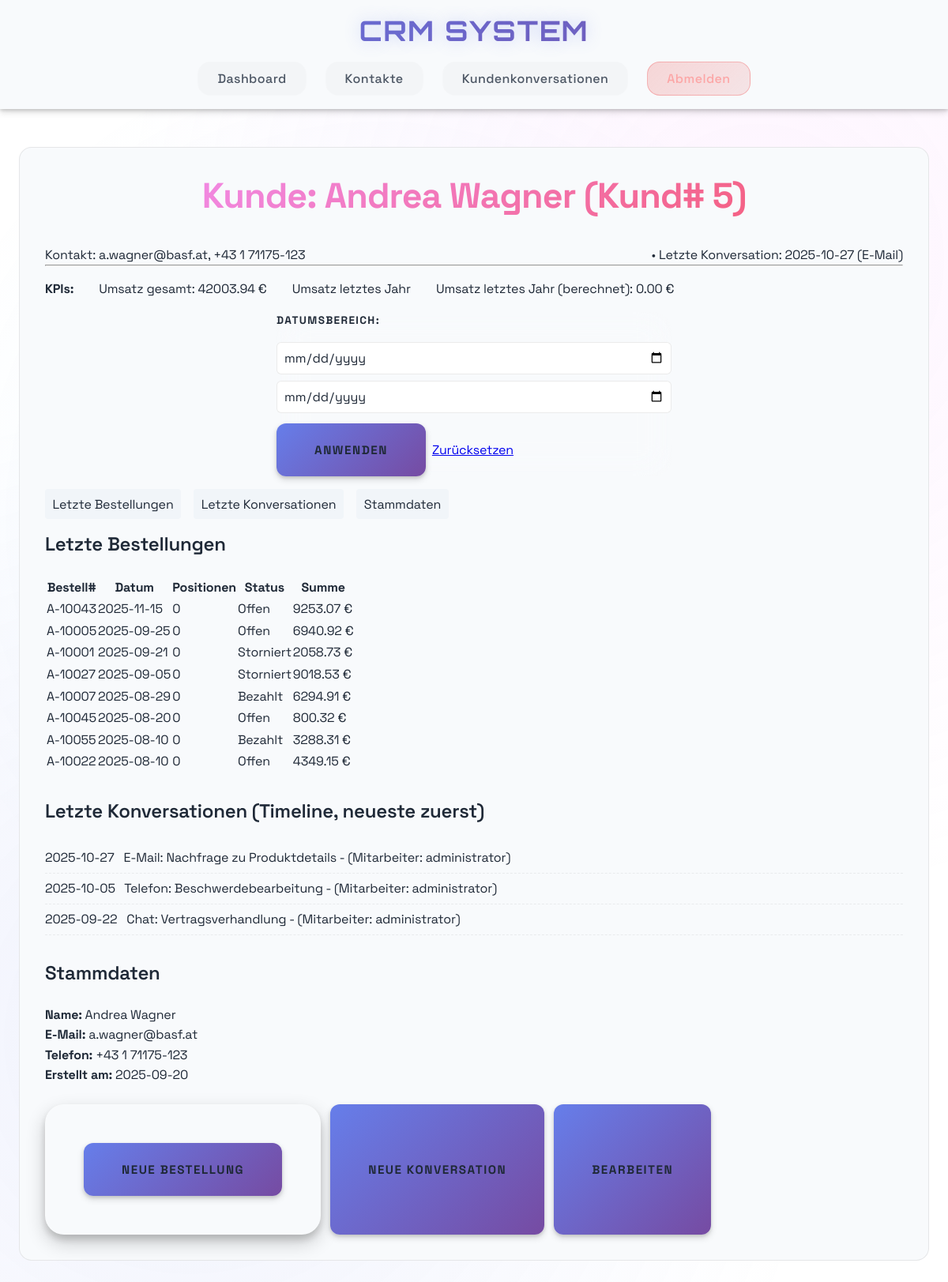
/customers/5 (signed in), run on the app's committed database.
### models.py (models this page shows)
class Customer(db.Model):
    __tablename__ = "customers"
    id = db.Column(Integer, primary_key=True, autoincrement=True)
    first_name = db.Column(String(100), nullable=False)
    last_name = db.Column(String(100), nullable=False)
    email = db.Column(String(255), unique=True)
    phone = db.Column(String(50))
    created_at = db.Column(DateTime, default=datetime.utcnow, nullable=False)
    orders = db.relationship("Order", back_populates="customer", cascade="all, delete-orphan")
    conversations = db.relationship("Conversation", back_populates="customer", cascade="all, delete-orphan")

class Conversation(db.Model):
    __tablename__ = "conversations"
    id = db.Column(Integer, primary_key=True, autoincrement=True)
    customer_id = db.Column(Integer, ForeignKey("customers.id", ondelete="CASCADE"), nullable=False)
    user_id = db.Column(Integer, ForeignKey("users.id"))
    channel = db.Column(
        SAEnum("Telefon", "E-Mail", "Meeting", "Chat", name="conversation_channel", native_enum=False, create_constraint=True, validate_strings=True),
        nullable=False,
    )
    subject = db.Column(String(255))
    notes = db.Column(Text)
    conversation_time = db.Column(DateTime, nullable=False)
    customer = db.relationship("Customer", back_populates="conversations")
    user = db.relationship("User", back_populates="conversations")
    __table_args__ = (
        Index("idx_conversations_time", "conversation_time"),
        Index("idx_conversations_customer_time", "customer_id", "conversation_time"),
    )

class Order(db.Model):
    __tablename__ = "orders"
    id = db.Column(Integer, primary_key=True, autoincrement=True)
    customer_id = db.Column(Integer, ForeignKey("customers.id", ondelete="CASCADE"), nullable=False)
    order_date = db.Column(DateTime, nullable=False)
    status = db.Column(
        SAEnum("Offen", "Bezahlt", "Storniert", name="order_status", native_enum=False, create_constraint=True, validate_strings=True),
        nullable=False,
        default="Offen",
    )
    total_amount = db.Column(Numeric(10, 2), nullable=False)
    customer = db.relationship("Customer", back_populates="orders")
    items = db.relationship("OrderItem", back_populates="order", cascade="all, delete-orphan")
    __table_args__ = (
        Index("idx_orders_date", "order_date"),
        Index("idx_orders_customer_date", "customer_id", "order_date"),
    )

class User(db.Model):
    __tablename__ = "users"
    id = db.Column(Integer, primary_key=True, autoincrement=True)
    name = db.Column(String(100), nullable=False)
    email = db.Column(String(255), unique=True)
    password_hash = db.Column(String(255))
    role = db.Column(
        SAEnum("Schüler", "Lehrer", "Admin", name="user_role", native_enum=False, create_constraint=True, validate_strings=True),
        nullable=True,
        default="Schüler",
    )
    conversations = db.relationship("Conversation", back_populates="user")

### app.py (the view)
@app.route('/customers/<int:customer_id>')
@login_required
def customer_detail(customer_id):
    from datetime import datetime, timedelta
    from sqlalchemy import func
    customer = Customer.query.get_or_404(customer_id)
    start_str = request.args.get('start')
    end_str = request.args.get('end')
    start_dt = None
    end_dt = None
    try:
        if start_str:
            start_dt = datetime.fromisoformat(start_str)
        if end_str:
            end_dt = datetime.fromisoformat(end_str)
            end_dt = end_dt + timedelta(hours=23, minutes=59, seconds=59)
    except Exception:
        start_dt = None
        end_dt = None
    orders_query = Order.query.filter_by(customer_id=customer.id)
    if start_dt:
        orders_query = orders_query.filter(Order.order_date >= start_dt)
    if end_dt:
        orders_query = orders_query.filter(Order.order_date <= end_dt)
    recent_orders = orders_query.order_by(Order.order_date.desc()).limit(10).all()
    total_query = db.session.query(func.coalesce(func.sum(Order.total_amount), 0)).filter(Order.customer_id == customer.id)
    if start_dt:
        total_query = total_query.filter(Order.order_date >= start_dt)
    if end_dt:
        total_query = total_query.filter(Order.order_date <= end_dt)
    total_revenue = float(total_query.scalar() or 0)
    now = datetime.now()
    last_year_start = datetime(now.year - 1, 1, 1)
    last_year_end = datetime(now.year - 1, 12, 31, 23, 59, 59)
    last_year_query = db.session.query(func.coalesce(func.sum(Order.total_amount), 0)).filter(Order.customer_id == customer.id, Order.order_date >= last_year_start, Order.order_date <= last_year_end)
    revenue_last_year = float(last_year_query.scalar() or 0)
    conversations_list = Conversation.query.filter_by(customer_id=customer.id).order_by(Conversation.conversation_time.desc()).limit(10).all()
    last_conversation = Conversation.query.filter_by(customer_id=customer.id).order_by(Conversation.conversation_time.desc()).first()
    return render_template('customer_detail.html',
                           customer=customer,
                           recent_orders=recent_orders,
                           conversations_list=conversations_list,
                           total_revenue=total_revenue,
                           revenue_last_year=revenue_last_year,
                           last_conversation=last_conversation,
                           start=start_str,
                           end=end_str)

### app.py (called while the page is built)
def login_required(f):
    @wraps(f)
    def decorated_function(*args, **kwargs):
        if 'user_id' not in session:
            flash('Bitte loggen Sie sich zuerst ein')
            return redirect(url_for('index'))
        return f(*args, **kwargs)
    return decorated_function

### templates/customer_detail.html (shortened to what this page needs)
{% extends "base.html" %}
{% block content %}
<div class="detail-card">
    <h2>Kunde: {{ customer.first_name }} {{ customer.last_name }} (Kund# {{ customer.id }})</h2>
    <div class="detail-row">
        <div class="contact-inline">
            Kontakt: {{ customer.email or '—' }}, {{ customer.phone or '—' }}
        </div>
        <div class="last-contact-inline">
            {% if last_conversation %}
                • Letzte Konversation: {{ last_conversation.conversation_time.strftime('%Y-%m-%d') }} ({{ last_conversation.channel }})
            {% else %}
                • Keine Konversation vorhanden
            {% endif %}
        </div>
    </div>
    <hr>
    <div class="kpis">
        <div><strong>KPIs:</strong></div>
        <div>Umsatz gesamt: {{ "{:.2f}".format(total_revenue) }} €</div>
        <div>Umsatz letztes Jahr</div>
        <div>Umsatz letztes Jahr (berechnet): {{ "{:.2f}".format(revenue_last_year) }} €</div>
    </div>
    <form method="GET" action="{{ url_for('customer_detail', customer_id=customer.id) }}" class="date-range-form">
        <label>Datumsbereich:</label>
        <input type="date" name="start" value="{{ start or '' }}">
        <input type="date" name="end" value="{{ end or '' }}">
        <button type="submit" class="btn btn-primary">Anwenden</button>
        <a class="btn btn-secondary" href="{{ url_for('customer_detail', customer_id=customer.id) }}">Zurücksetzen</a>
    </form>
    <div class="tabs">
        <a href="#orders" class="tab">Letzte Bestellungen</a>
        <a href="#contacts" class="tab">Letzte Konversationen</a>
        <a href="#master" class="tab">Stammdaten</a>
    </div>
    <section id="orders">
        <h3>Letzte Bestellungen</h3>
        <div class="table-container">
            <table class="data-table">
                <thead>
                    <tr>
                        <th>Bestell#</th>
                        <th>Datum</th>
                        <th>Positionen</th>
                        <th>Status</th>
                        <th>Summe</th>
                    </tr>
                </thead>
                <tbody>
                    {% for order in recent_orders %}
                    <tr>
                        <td>{{ 'A-' ~ (10000 + order.id) }}</td>
                        <td>{{ order.order_date.strftime('%Y-%m-%d') }}</td>
                        <td>{{ order.items|length }}</td>
                        <td>{{ order.status }}</td>
                        <td>{{ "{:.2f}".format(order.total_amount) }} €</td>
                    </tr>
                    {% else %}
                    <tr>
                        <td colspan="5" class="empty-state">Keine Bestellungen gefunden.</td>
                    </tr>
                    {% endfor %}
                </tbody>
            </table>
        </div>
    </section>
    <section id="contacts" style="margin-top:2rem;">
        <h3>Letzte Konversationen (Timeline, neueste zuerst)</h3>
        <ul class="timeline">
            {% for c in conversations_list %}
            <li>
                {{ c.conversation_time.strftime('%Y-%m-%d') }} &nbsp; {{ c.channel }}: {{ c.subject or c.notes[:60] }} {% if c.user %} - (Mitarbeiter: {{ c.user.name }}){% endif %}
            </li>
            {% else %}
            <li>Keine Konversationen gefunden.</li>
            {% endfor %}
        </ul>
    </section>
    <section id="master" style="margin-top:2rem;">
        <h3>Stammdaten</h3>
        <div><strong>Name:</strong> {{ customer.first_name }} {{ customer.last_name }}</div>
        <div><strong>E-Mail:</strong> {{ customer.email or '-' }}</div>
        <div><strong>Telefon:</strong> {{ customer.phone or '-' }}</div>
        <div><strong>Erstellt am:</strong> {{ customer.created_at.strftime('%Y-%m-%d') if customer.created_at else 'N/A' }}</div>
    </section>
    <div class="actions" style="margin-top:1.5rem; display:flex; gap:0.75rem;">
        <form method="POST" action="{{ url_for('create_order') }}" style="display:inline-block; margin:0;">
            <button type="submit" class="btn btn-primary">Neue Bestellung</button>
        </form>
        <button type="button" class="btn btn-primary" onclick="showAddConversationForm()">Neue Konversation</button>
        <button type="button" class="btn btn-secondary" onclick="showEditCustomerForm()">Bearbeiten</button>
    </div>
</div>
{% endblock %}

### static/style.css (style rules this page uses)
:root { --primary: linear-gradient(135deg, #667eea 0%, #764ba2 100%); --primary-solid: #667eea; --secondary: linear-gradient(135deg, #f093fb 0%, #f5576c 100%); --secondary-solid: #f093fb; --accent: linear-gradient(135deg, #4facfe 0%, #00f2fe 100%); --accent-solid: #4facfe; --success: #10b981; --warning: #f59e0b; --error: #ef4444; --bg-primary: #ffffff; --bg-secondary: #f8fafc; --bg-tertiary: #f1f5f9; --surface: rgba(0, 0, 0, 0.02); --text-primary: #1f2937; --text-secondary: #4b5563; --text-muted: #9ca3af; --space-xs: 0.5rem; --space-sm: 1rem; --space-md: 1.5rem; --space-lg: 2rem; --space-xl: 3rem; --radius-sm: 0.5rem; --radius-md: 0.75rem; --radius-lg: 1rem; --radius-xl: 1.5rem; --shadow-sm: 0 1px 3px rgba(0, 0, 0, 0.12), 0 1px 2px rgba(0, 0, 0, 0.24); --shadow-md: 0 4px 8px rgba(0, 0, 0, 0.15), 0 2px 4px rgba(0, 0, 0, 0.12); --shadow-lg: 0 10px 25px rgba(0, 0, 0, 0.2), 0 6px 10px rgba(0, 0, 0, 0.15); --shadow-glow: 0 0 20px rgba(102, 126, 234, 0.3); }
* { margin: 0; padding: 0; box-sizing: border-box; }
html { font-size: 16px; scroll-behavior: smooth; }
body { font-family: 'Space Grotesk', -apple-system, BlinkMacSystemFont, sans-serif; font-weight: 400; line-height: 1.6; color: #1f2937; background: #ffffff; min-height: 100vh; overflow-x: hidden; letter-spacing: -0.01em; }
body::before { content: ''; position: fixed; top: 0; left: 0; width: 100%; height: 100%; background: radial-gradient(circle at 20% 80%, rgba(102, 126, 234, 0.1) 0%, transparent 50%), radial-gradient(circle at 80% 20%, rgba(240, 147, 251, 0.1) 0%, transparent 50%), radial-gradient(circle at 40% 40%, rgba(79, 172, 254, 0.08) 0%, transparent 50%); z-index: -1; animation: gradientShift 15s ease-in-out infinite; }
h1, h2, h3, h4, h5, h6 { font-weight: 600; margin-bottom: var(--space-md); line-height: 1.3; }
h2 { font-family: 'Space Grotesk', sans-serif; font-size: 2.8rem; font-weight: 700; background: var(--secondary); background-clip: text; -webkit-background-clip: text; -webkit-text-fill-color: transparent; text-align: center; margin-bottom: var(--space-lg); letter-spacing: -0.02em; }
h3 { font-family: 'Space Grotesk', sans-serif; font-size: 1.5rem; font-weight: 600; color: var(--text-primary); letter-spacing: -0.01em; }
form { background: var(--bg-secondary); padding: var(--space-xl); border-radius: var(--radius-xl); border: 1px solid rgba(255, 255, 255, 0.1); box-shadow: var(--shadow-lg); max-width: 500px; margin: 0 auto var(--space-xl); backdrop-filter: blur(20px); }
label { font-family: 'Space Grotesk', sans-serif; display: block; margin-bottom: var(--space-xs); font-weight: 600; color: var(--text-primary); font-size: 0.85rem; text-transform: uppercase; letter-spacing: 0.1em; }
input, textarea, select { width: 100%; padding: var(--space-md); border: 2px solid rgba(255, 255, 255, 0.1); border-radius: var(--radius-md); background: var(--bg-tertiary); color: var(--text-primary); font-family: inherit; font-size: 1rem; transition: all 0.3s ease; backdrop-filter: blur(10px); }
input::placeholder, textarea::placeholder { color: var(--text-muted); }
button { font-family: 'Space Grotesk', sans-serif; background: var(--primary); color: var(--text-primary); border: none; padding: var(--space-md) var(--space-xl); border-radius: var(--radius-md); font-size: 0.95rem; font-weight: 700; cursor: pointer; transition: all 0.3s cubic-bezier(0.4, 0, 0.2, 1); box-shadow: var(--shadow-md); text-transform: uppercase; letter-spacing: 0.1em; position: relative; overflow: hidden; }
button::before { content: ''; position: absolute; top: 0; left: -100%; width: 100%; height: 100%; background: linear-gradient(135deg, rgba(255, 255, 255, 0.2) 0%, transparent 100%); transition: left 0.3s ease; }
main > * { animation: fadeInUp 0.6s ease forwards; }

### data on the page
Customer: first_name "Andrea", last_name "Wagner", id "5", email "a.wagner@basf.at", phone "+43 1 71175-123", created_at "2025-09-20"
Conversation: conversation_time "2025-10-27", channel "E-Mail", subject "Nachfrage zu Produktdetails", user.name "administrator"
Order: id "A-10043", order_date "2025-11-15", items|length "0", status "Offen", total_amount "9253.07"
Order: id "A-10005", order_date "2025-09-25", items|length "0", status "Offen", total_amount "6940.92"
Order: id "A-10001", order_date "2025-09-21", items|length "0", status "Storniert", total_amount "2058.73"
Order: id "A-10027", order_date "2025-09-05", items|length "0", status "Storniert", total_amount "9018.53"
Order: id "A-10007", order_date "2025-08-29", items|length "0", status "Bezahlt", total_amount "6294.91"
Order: id "A-10045", order_date "2025-08-20", items|length "0", status "Offen", total_amount "800.32"
Order: id "A-10055", order_date "2025-08-10", items|length "0", status "Bezahlt", total_amount "3288.31"
Order: id "A-10022", order_date "2025-08-10", items|length "0", status "Offen", total_amount "4349.15"
Conversation: conversation_time "2025-10-05", channel "Telefon", subject "Beschwerdebearbeitung", user.name "administrator"
Conversation: conversation_time "2025-09-22", channel "Chat", subject "Vertragsverhandlung", user.name "administrator"

### other printed values
{{ "{:.2f}".format(total_revenue) }} "42003.94"
{{ "{:.2f}".format(revenue_last_year) }} "0.00"
